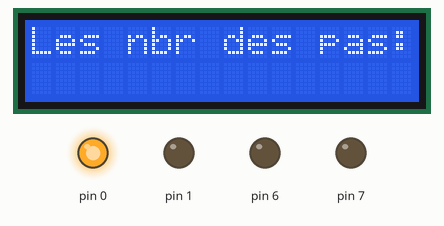
A sketch run on a simulated Arduino Uno, built with avr-gcc and run on an emulated ATmega328P. On the bench: 16×2 character LCD, output pins drawn as LEDs (lit = HIGH).

Above: at 0.1 s.
At 1.9 s:
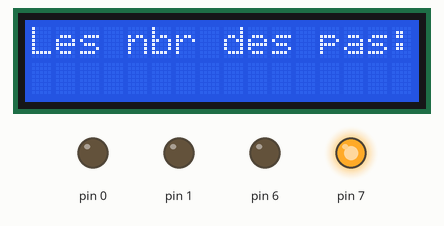
At 9.1 s:
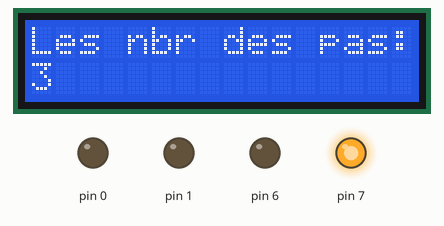
At 19.3 s:
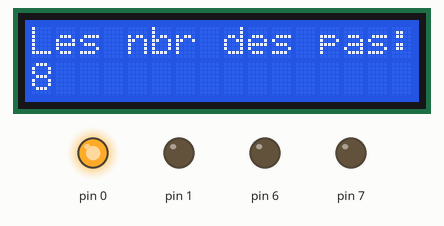
At 30.1 s:
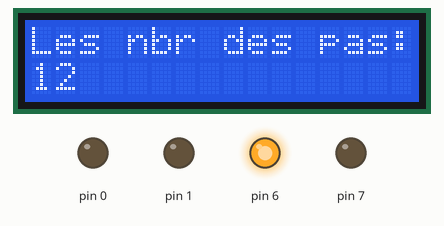
At 39.1 s:
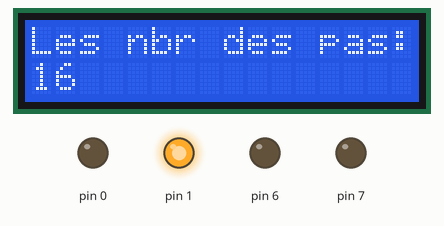
Timing chart, 0 to 40.0 s (numbered marks = the images above):
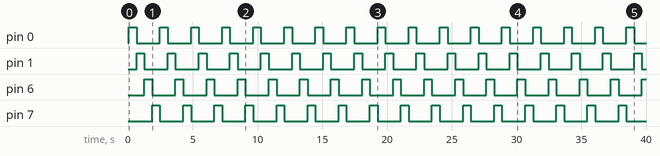

The sketch:

Step_by_step_Motor2.ino
```cpp
#include <LiquidCrystal.h>

// initialize the library with the numbers of the interface pins
LiquidCrystal lcd(12, 11, 5, 4, 3, 2);
int rs=0;
int T;
void Control_s_b_s_Motor(boolean ON,boolean SENSE,int SPEED,/*[0..100]*/int Nb_Steps/*00 if=0*/){

    if(ON==false){

      digitalWrite(0,LOW);digitalWrite(1,LOW);digitalWrite(6,LOW);digitalWrite(7,LOW);
      return;

    }
    else{

      T=(100-SPEED)*10;

      if(SENSE==true){

        //Position 1
          digitalWrite(0,HIGH);digitalWrite(1,LOW);digitalWrite(6,LOW);digitalWrite(7,LOW);delay(T);

        //Position 2
          digitalWrite(0,LOW);digitalWrite(1,HIGH);digitalWrite(6,LOW);digitalWrite(7,LOW);delay(T);

        //Position 3
          digitalWrite(0,LOW);digitalWrite(1,LOW);digitalWrite(6,HIGH);digitalWrite(7,LOW);delay(T);

        //Position 4
          digitalWrite(0,LOW);digitalWrite(1,LOW);digitalWrite(6,LOW);digitalWrite(7,HIGH);delay(T);
        rs++;
      }
      else{

        //Position 1
          digitalWrite(7,HIGH);digitalWrite(6,LOW);digitalWrite(1,LOW);digitalWrite(0,LOW);delay(T);

        //Position 2
          digitalWrite(7,LOW);digitalWrite(6,HIGH);digitalWrite(1,LOW);digitalWrite(0,LOW);delay(T);

        //Position 3
          digitalWrite(7,LOW);digitalWrite(6,LOW);digitalWrite(1,HIGH);digitalWrite(0,LOW);delay(T);

        //Position 4
          digitalWrite(7,LOW);digitalWrite(6,LOW);digitalWrite(1,LOW);digitalWrite(0,HIGH);delay(T);
       rs++;
      }


    }


}

void setup() {

    pinMode(0,OUTPUT);
    pinMode(1,OUTPUT);
    pinMode(6,OUTPUT);
    pinMode(7,OUTPUT);
    lcd.begin(16, 2);
    // Print a message to the LCD.
    lcd.print("Les nbr des pas: ");

}

void loop() {

  Control_s_b_s_Motor(true,true,40,1);
  lcd.setCursor(0,1);
  lcd.println(rs);
  lcd.display();
}
```

Measured:
- by itself, pin 0, pin 1, pin 6, pin 7: alternates HIGH for 0.60 s and LOW for 1.8 s
- what the display in image 2 shows lasts 2.4 s, from 7.3 s to 9.7 s
